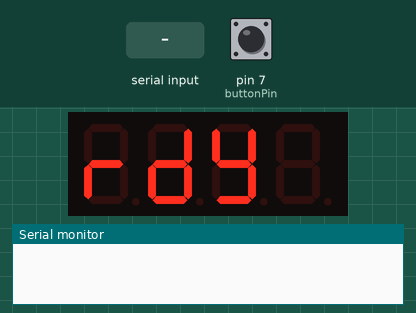
Simulated run of this sketch. Board: Arduino Uno, built with avr-gcc and run on an emulated ATmega328P. On the bench: 4-digit seven-segment display, the last lines printed to the serial monitor. The test bench sets the inputs (shaded band); at power-on: pin 7 (buttonPin) HIGH.

Above: at 2.2 s.
2.3 s: pin 7 (buttonPin) pulled LOW for 0.15 s
At 2.8 s:
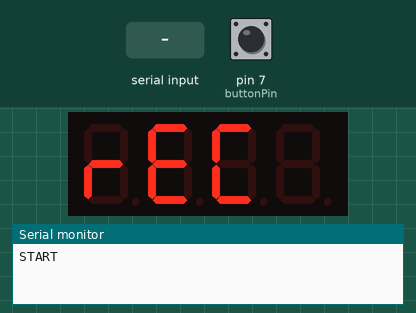
3.9 s: pin 7 (buttonPin) pulled LOW for 1 s
At 5.2 s:
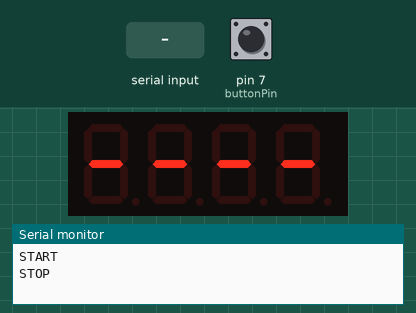
6.4 s: "DONE\n" received over Serial
At 7.6 s:
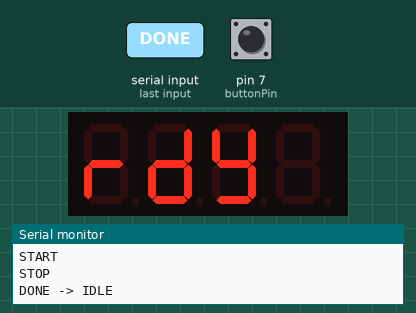
7.9 s: pin 7 (buttonPin) pulled LOW for 3.2 s
At 8.3 s:
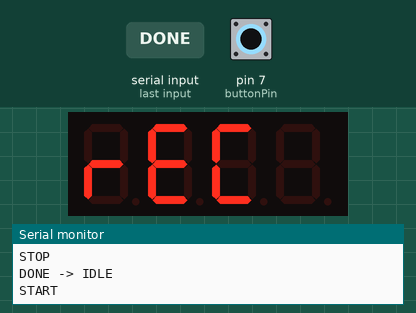
Timing chart, 0 to 10.9 s (numbered marks = the images above; inputs shaded):
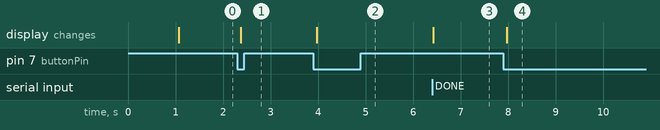

Measured:
- after the input at 2.3 s, the display: changes after 0.07 s (image 1)
- after the input at 3.9 s, the display: changes after 0.07 s (image 2)
- after the input at 6.4 s, the display: changes at once (image 3)
- after the input at 7.9 s, the display: changes after 0.07 s (image 4)

The sketch:

DubHacks_2025_UI_Integration.ino
```cpp
#include <TM1637Display.h>

#define CLK 8
#define DIO 10
TM1637Display display(CLK, DIO);

const int buttonPin = 7;

enum State { IDLE, RECORDING, LOCKED };
State currentState = IDLE;

unsigned long lastDebounceTime = 0;
const unsigned long debounceDelay = 50; // 50ms is usually enough

// 7-seg segment bit definitions (TM1637Display uses these bit orders)
#define SEG_A 0x01
#define SEG_B 0x02
#define SEG_C 0x04
#define SEG_D 0x08
#define SEG_E 0x10
#define SEG_F 0x20
#define SEG_G 0x40
#define SEG_DP 0x80

void showDigitsTest() {
  // Show 0 1 2 3 to prove the display works
  display.showNumberDecEx(123, 0, true);
  delay(1000);
  display.clear();
}

void showRecording() {
  // “REC_”
  uint8_t rec[] = {
    SEG_E | SEG_G, //  'R'
    SEG_A | SEG_F | SEG_G | SEG_E | SEG_D, // 'E'
    SEG_A | SEG_F | SEG_E | SEG_D,         // 'C'
    0x00
  };
  display.setSegments(rec);
}

void showWaiting() {
  // "----"
  uint8_t dash[] = { SEG_G, SEG_G, SEG_G, SEG_G };
  display.setSegments(dash);
}

void showReady() {
  // "RDY_"
  uint8_t rdy[] = {
    SEG_E | SEG_G, // crude 'R'
    // better “D” on 7-seg is usually B C D E G (looks like lowercase 'd')
    SEG_B | SEG_C | SEG_D | SEG_E | SEG_G, // 'd'
    // “Y” approx: B C D F G can look closer to Y on many modules
    SEG_B | SEG_C | SEG_D | SEG_F | SEG_G,
    0x00
  };
  display.setSegments(rdy);
}

void setup() {
  pinMode(buttonPin, INPUT_PULLUP);  // button between pin and GND
  Serial.begin(9600);
  display.setBrightness(0x0f);

  showDigitsTest();   // prove the display works first
  showReady();        // then your intended ready state
}

void loop() {
  // Raw read so you can see the pin change in real-time
  // int raw = digitalRead(buttonPin);  // HIGH = released, LOW = pressed (with INPUT_PULLUP)
  // Serial.println(raw);

  checkButton();   // debounced edge detection
  checkSerial();   // external serial commands "DONE"
}

void checkButton() {
  static int lastStable = HIGH;   // matches INPUT_PULLUP idle
  static int lastReading = HIGH;

  int reading = digitalRead(buttonPin);
  if (reading != lastReading) {
    lastDebounceTime = millis();  // reading changed, start debounce timer
  }
  lastReading = reading;

  if ((millis() - lastDebounceTime) > debounceDelay) {
    // after stable for debounceDelay, accept as the stable state
    if (reading != lastStable) {
      lastStable = reading;

      // Falling edge: HIGH -> LOW means button pressed with INPUT_PULLUP
      if (lastStable == LOW) {
        handlePress();
      }
    }
  }
}

void handlePress() {
  if (currentState == IDLE) {
    Serial.println("START");
    showRecording();
    currentState = RECORDING;
  } else if (currentState == RECORDING) {
    Serial.println("STOP");
    showWaiting();
    currentState = LOCKED;
  } else if (currentState == LOCKED) {
    // Optional: allow press to go back to ready (or keep locked until "DONE")
    // Serial.println("RESET");
    // showReady();
    // currentState = IDLE;
  }
}

void checkSerial() {
  if (Serial.available()) {
    String msg = Serial.readStringUntil('\n');
    msg.trim();
    if (msg == "DONE") {
      showReady();
      currentState = IDLE;
      Serial.println("DONE -> IDLE");
    }
  }
}
```
